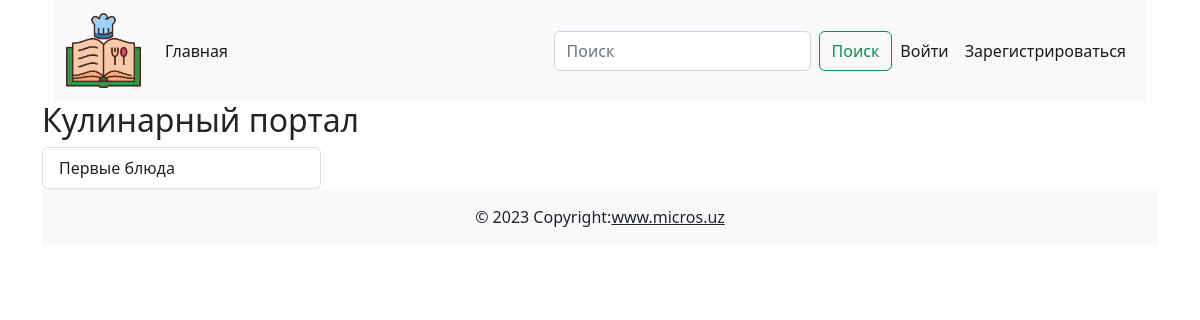
Page /category/3/ on the earlier database version.
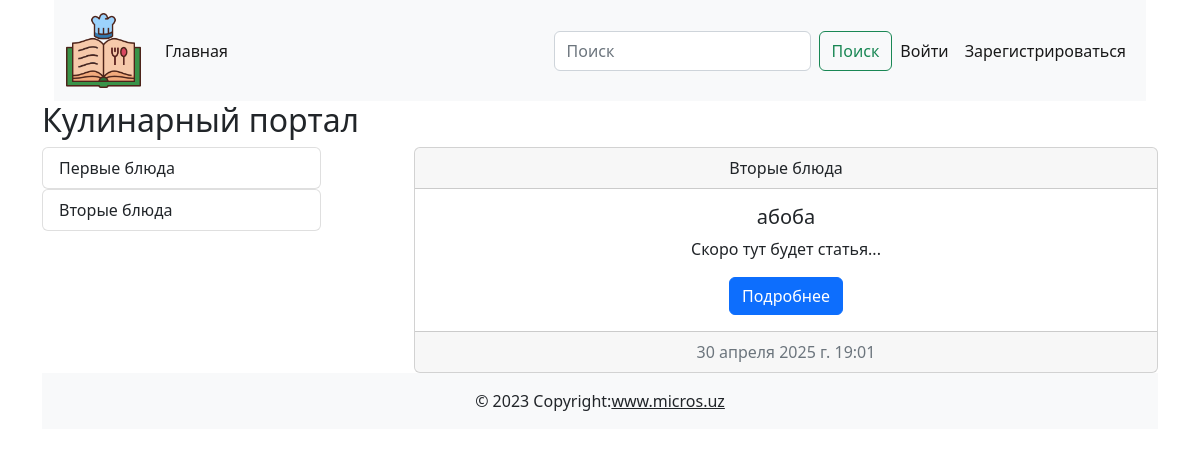
Same page on the later database version.
### cooking/models.py (models this page shows)
class Category(models.Model):
    title = models.CharField(max_length=255, verbose_name="Название категории")
    def __str__(self):
        return self.title
    def get_absolute_url(self):
        return reverse("category_list", kwargs={"pk": self.pk})
    class Meta:
        verbose_name = "Категория"
        verbose_name_plural = "Категории"

class Post(models.Model):
    title = models.CharField(max_length=255, verbose_name="Заголовок статьи")
    content = models.TextField(
        default="Скоро тут будет статья...", verbose_name="Текст статьи"
    )
    created_at = models.DateTimeField(auto_now_add=True, verbose_name="Дата создания")
    updated_at = models.DateTimeField(auto_now=True, verbose_name="Дата обновления")
    photo = models.ImageField(
        upload_to="photos/", blank=True, null=True, verbose_name="Изображение"
    )
    watched = models.PositiveIntegerField(default=0, verbose_name="Просмотры")
    is_published = models.BooleanField(default=True, verbose_name="Публикация")
    category = models.ForeignKey(
        Category, on_delete=models.CASCADE, verbose_name="Категория"
    )
    author = models.ForeignKey(
        User, default=None, null=True, blank=True, on_delete=models.CASCADE
    )
    def __str__(self):
        return self.title
    def get_absolute_url(self):
        return reverse("post_detail", kwargs={"pk": self.pk})
    class Meta:
        verbose_name = "Пост"
        verbose_name_plural = "Посты"

### cooking/views.py (the view)
# urls.py: path("category/<int:pk>/", CategoryList.as_view(), name="category_list"),
class CategoryList(Index):
    def get_queryset(self):
        return Post.objects.filter(category_id=self.kwargs["pk"], is_published=True)
    def get_context_data(self, *, object_data=None, **kwargs):
        context = super().get_context_data()
        category = Category.objects.get(pk=self.kwargs["pk"])
        context["title"] = category
        return context

### cooking/templatetags/blog_tags.py (called while the page is built)
@register.simple_tag()
def get_all_categories():
    return Category.objects.annotate(cnt=Count('post', filter=Q(post__is_published=True))).filter(cnt__gt=0)

### cooking/templates/cooking/index.html
{% extends 'base.html' %}
{% load blog_tags %}
{% block main %}
<h2>Кулинарный портал</h2>
<div class="d-flex justify-content-between">
    <div class="col-3">
        {% get_all_categories as  categories %}
        {% for category in categories %}
        {% include 'cooking/components/_category_buttons.html' %}
        {% endfor %}
    </div>
    <div class="col-8">
        {% for post in posts %}
        {% include 'cooking/components/_post_list.html' %}
        {% endfor %}
    </div>
</div>
{% endblock main %}

### cooking/templates/cooking/components/_category_buttons.html
<div class="list-group">
    <a href="{{ category.get_absolute_url }}" class="list-group-item list-group-item-action">{{ category }}</a>
</div>

### cooking/templates/cooking/components/_post_list.html
<div class="card text-center">
    <div class="card-header">{{ post.category }}</div>
    <div class="card-body">
        <h5 class="card-title">{{ post }}</h5>
        <p class="card-text">{{ post.content | truncatewords:20 }}</p><a href="{{ post.get_absolute_url }}" class="btn btn-primary">Подробнее</a>
    </div>
    <div class="card-footer text-muted">{{ post.created_at }}</div>
</div>

Differences in the rows shown:
now on this page (row unchanged): Category: title "Вторые блюда"
added Post: category "Вторые блюда", title "абоба", content "Скоро тут будет статья...", created_at "30 апреля 2025 г. 19:01"
